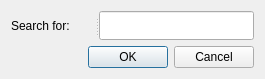
<?xml version="1.0" encoding="UTF-8"?>
<ui version="4.0">
 <class>Search</class>
 <widget class="QDialog" name="Search">
  <property name="geometry">
   <rect>
    <x>0</x>
    <y>0</y>
    <width>265</width>
    <height>79</height>
   </rect>
  </property>
  <property name="windowTitle">
   <string>Dialog</string>
  </property>
  <layout class="QGridLayout" name="gridLayout">
   <item row="0" column="0">
    <widget class="QSplitter" name="splitter">
     <property name="orientation">
      <enum>Qt::Horizontal</enum>
     </property>
     <widget class="QLabel" name="label">
      <property name="text">
       <string>Search for:</string>
      </property>
     </widget>
     <widget class="QLineEdit" name="lineEdit"/>
    </widget>
   </item>
   <item row="1" column="0">
    <widget class="QDialogButtonBox" name="buttonBox">
     <property name="orientation">
      <enum>Qt::Horizontal</enum>
     </property>
     <property name="standardButtons">
      <set>QDialogButtonBox::Cancel|QDialogButtonBox::Ok</set>
     </property>
    </widget>
   </item>
  </layout>
 </widget>
 <resources/>
 <connections>
  <connection>
   <sender>buttonBox</sender>
   <signal>accepted()</signal>
   <receiver>Search</receiver>
   <slot>accept()</slot>
   <hints>
    <hint type="sourcelabel">
     <x>248</x>
     <y>254</y>
    </hint>
    <hint type="destinationlabel">
     <x>157</x>
     <y>274</y>
    </hint>
   </hints>
  </connection>
  <connection>
   <sender>buttonBox</sender>
   <signal>rejected()</signal>
   <receiver>Search</receiver>
   <slot>reject()</slot>
   <hints>
    <hint type="sourcelabel">
     <x>316</x>
     <y>260</y>
    </hint>
    <hint type="destinationlabel">
     <x>286</x>
     <y>274</y>
    </hint>
   </hints>
  </connection>
 </connections>
</ui>
